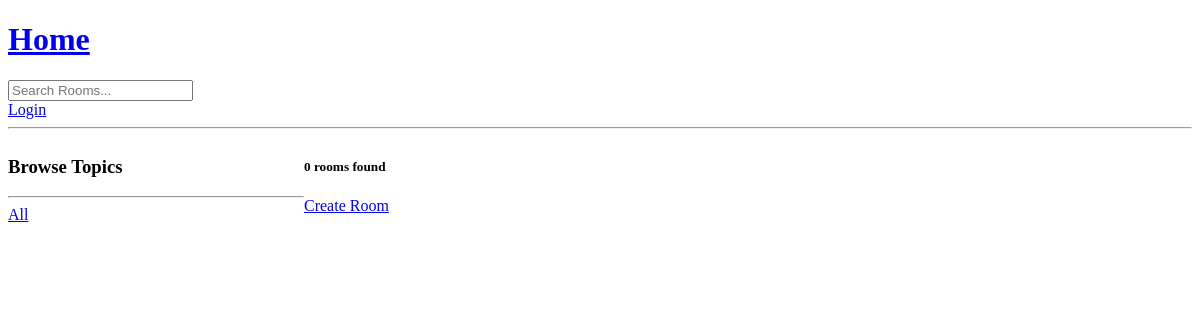
/?q=Python, run on an earlier commit of the app's database.
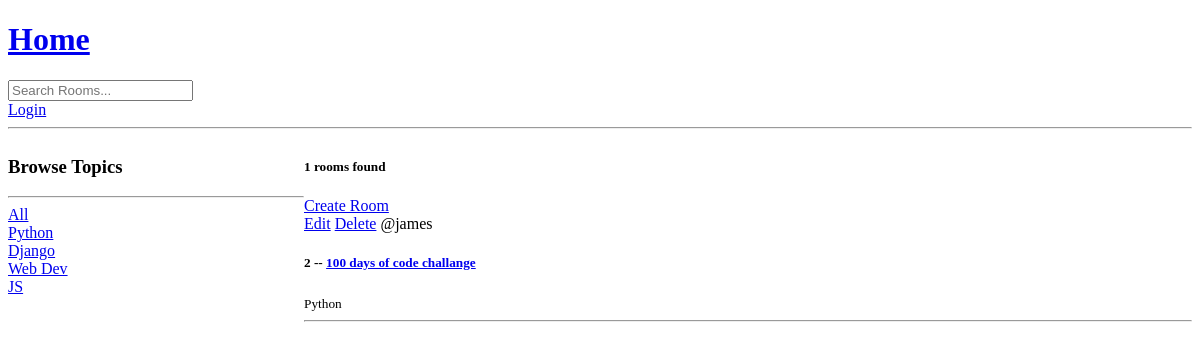
And on a later commit of the database.
### base/models.py (models this page shows, shortened)
class Topic(models.Model):
    name = models.CharField(max_length=200)

class Room(models.Model):
    host = models.ForeignKey(User, on_delete=models.SET_NULL, null=True)
    topic = models.ForeignKey(Topic, on_delete=models.SET_NULL, null=True)
    name = models.CharField(max_length=200)
    description = models.TextField(null=True, blank=True)
    updated = models.DateTimeField(auto_now=True)
    created = models.DateTimeField(auto_now_add=True)
    class Meta:
        ordering = ['-updated', '-created']

### base/views.py (the view)
# urls.py: path('', views.home, name = 'home'),
def home(request):
    q = request.GET.get('q') if request.GET.get('q') != None else ''
    rooms = Room.objects.filter(
        Q(topic__name__icontains=q) |
        Q(name__icontains=q) |
        Q(description__icontains=q)
        )
    topics = Topic.objects.all()
    room_count = rooms.count()
    context = {'rooms': rooms, 'topics': topics, 'room_count': room_count}
    return render(request, 'base/home.html', context)

### base/templates/base/home.html (shortened to what this page needs)
{% extends 'main.html' %}
{% block content %}
<div class = "home-container">
    <div>
        <h3>Browse Topics</h3>
        <hr>
        <div>
            <a href="{% url 'home' %}">All</a>
        </div>
        {% for topic in topics %}
            <div>
                <a href="{% url 'home' %}?q={{topic.name}}">{{topic.name}}</a>
            </div>
        {% endfor %}
    </div>
    <div>
        <h5>{{room_count}} rooms found</h5>
        <a href="{% url 'create-room' %}">Create Room</a>
        <div>
            {% for room in rooms %}
            <div>
                <a href="{% url 'update-room' room.id %}">Edit</a>
                <a href="{% url 'delete-room' room.id %}">Delete</a>
                <span>@{{room.host.username}}</span>
                <h5>{{room.id}} -- <a href="{% url 'room' room.id%}">{{room.name}}</a></h5>
                <small>{{room.topic.name}}</small>
                <hr>
            </div>
            {% endfor %}
        </div>
    </div>
</div>
{% endblock %}

What changed in the data, as far as the page shows it:
added Topic: name "Python"
added Topic: name "Django"
added Topic: name "Web Dev"
added Topic: name "JS"
added Room: host.username "james", id "2", name "100 days of code challange", topic.name "Python"
Also different on the page:
{{ room_count }}: "0" → "1"
